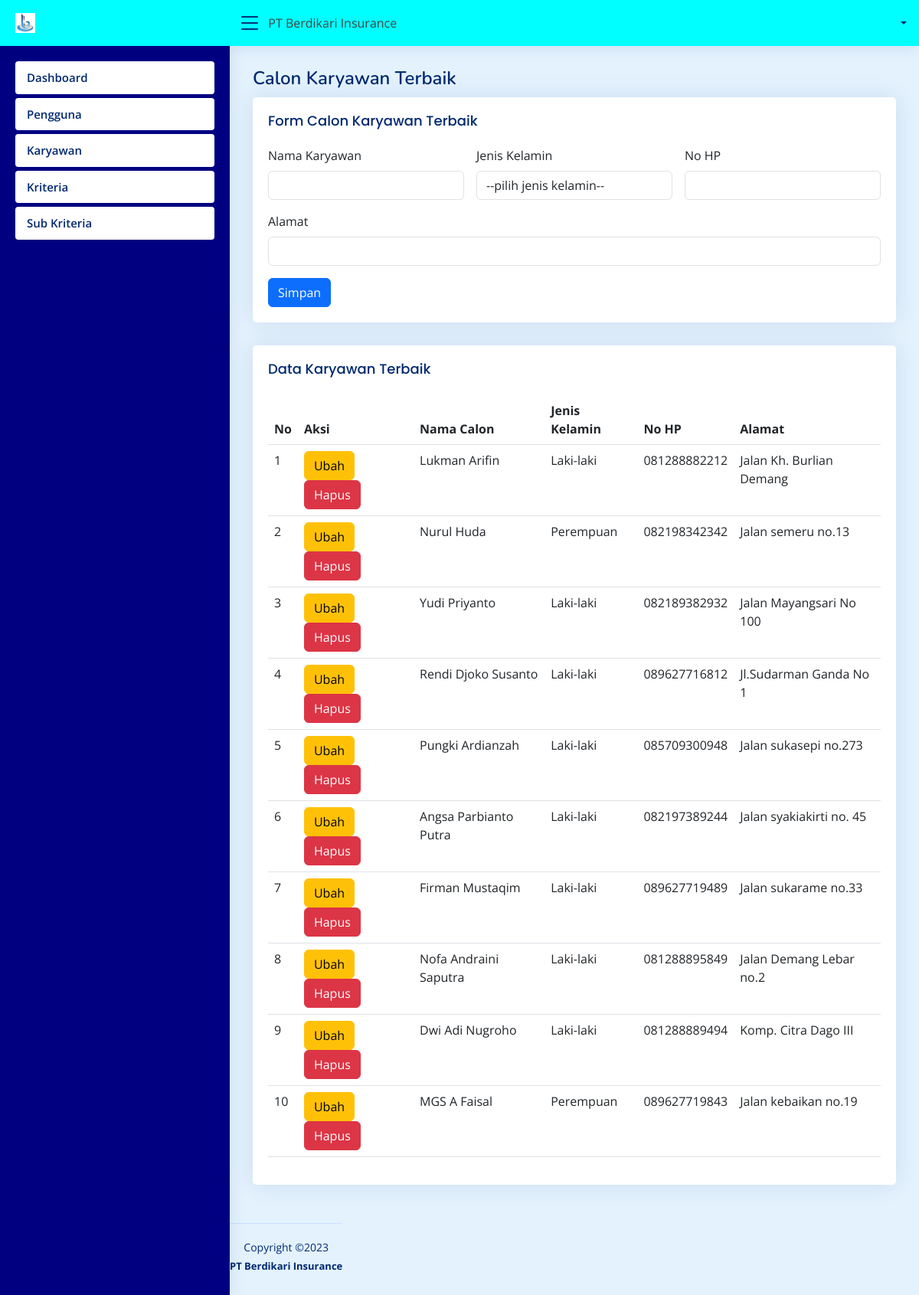
Page /admin/karyawan.php on the committed database.
### tables this page shows
CREATE TABLE `karyawan` (
  `id_karyawan` int(11) NOT NULL,
  `nama_calon` varchar(35) NOT NULL,
  `jenis_kelamin` enum('Laki-laki','Perempuan') NOT NULL,
  `no_hp` varchar(15) NOT NULL,
  `alamat` text NOT NULL
);

### koneksi.php (called while the page is built, shortened)
<?php
$no = 1;
?>

### admin/karyawan.php (the view, shortened to what this page needs)
<?php require_once "header.php";
?>
  <main id="main" class="main">
    <div class="pagetitle">
      <h1>Calon Karyawan Terbaik</h1>
    </div>
    <section class="section">
      <div class="row">
        <div class="col-lg-12">
          <div class="card">
            <div class="card-body">
              <h5 class="card-title">Form Calon Karyawan Terbaik</h5>
              <form class="row g-3" method="POST">
                <div class="col-4">
                  <label class="form-label">Nama Karyawan</label>
                  <input type="text" name="nama_calon" class="form-control" value="<?php if(isset($_GET['ubah'])){ echo $data['nama_calon']; } ?>" placeholder="">
                </div>
                <div class="col-4">
                  <label class="form-label">Jenis Kelamin</label>
                  <select name="jenis_kelamin" class="form-control" required>
                      <option value="">--pilih jenis kelamin--</option>
                  </select>
                </div>
                <div class="col-4">
                  <label class="form-label">No HP</label>
                  <input type="text" name="no_hp" class="form-control" value="<?php if(isset($_GET['ubah'])){ echo $data['no_hp']; } ?>" placeholder="">
                </div>
                <div class="col-12">
                  <label class="form-label">Alamat</label>
                  <input type="text" name="alamat" class="form-control" value="<?php if(isset($_GET['ubah'])){ echo $data['alamat']; } ?>" placeholder="">
                </div>
                <div class="text-lef">
                  <button type="submit" name="<?php if(isset($_GET['ubah'])){ echo "ubah"; }else{ echo "simpan"; } ?>" class="btn btn-primary">Simpan</button>
                </div>
              </form>
            </div>
          </div>
        </div>
        <div class="col-lg-12">
          <div class="card">
            <div class="card-body">
              <h5 class="card-title">Data Karyawan Terbaik</h5>
              <table class="table datatable">
                <thead>
                  <tr>
                    <th scope="col">No</th>
                    <th scope="col">Aksi</th>
                    <th scope="col">Nama Calon</th>
                    <th scope="col">Jenis Kelamin</th>
                    <th scope="col">No HP</th>
                    <th scope="col">Alamat</th>
                  </tr>
                </thead>
                <tbody>
                  <?php
                  $sql = mysqli_query($k, "SELECT * FROM karyawan");
                  while($data = mysqli_fetch_array($sql)){
                  ?>
                  <tr>
                    <td scope="row"><?= $no++; ?></td>
                    <td scope="row">
                      <a href="?ubah&id_karyawan=<?= $data['id_karyawan'] ?>"><button class="btn btn-warning">Ubah</button></a>
                      <a href="?hapus&id_karyawan=<?= $data['id_karyawan'] ?>" onclick="return confirm('Hapus?')"><button class="btn btn-danger">Hapus</button></a>
                    </td>
                    <td scope="row"><?= $data['nama_calon']; ?></td>
                    <td scope="row"><?= $data['jenis_kelamin']; ?></td>
                    <td scope="row"><?= $data['no_hp']; ?></td>
                    <td scope="row"><?= $data['alamat']; ?></td>
                  </tr>
                  <?php } ?>
                </tbody>
              </table>
            </div>
          </div>
        </div>
      </div>
    </section>
  </main>
<?php require_once "footer.php";

### admin/header.php (shortened to what this page needs)
<?php require_once "../koneksi.php"; ?>
<!DOCTYPE html>
<html lang="en">
<head>
  <link href="../assets/vendor/bootstrap/css/bootstrap.min.css" rel="stylesheet">
  <link href="../assets/vendor/bootstrap-icons/bootstrap-icons.css" rel="stylesheet">
  <link href="../assets/vendor/boxicons/css/boxicons.min.css" rel="stylesheet">
  <link href="../assets/vendor/quill/quill.snow.css" rel="stylesheet">
  <link href="../assets/vendor/quill/quill.bubble.css" rel="stylesheet">
  <link href="../assets/vendor/remixicon/remixicon.css" rel="stylesheet">
  <link href="../assets/vendor/simple-datatables/style.css" rel="stylesheet">
  <link href="../assets/css/style.css" rel="stylesheet">
</head>
<body>
  <nav class="navbar navbar-light" style="background-color: #e3f2fd;">
  <header id="header" class="header fixed-top d-flex align-items-center"style="background-color: aqua">
    <div class="d-flex align-items-center justify-content-between">
      <a href="index.html" class="logo d-flex align-items-center">
        <img src="../assets/img/logo-berdikari.png" alt="">
      </a>
      <i class="bi bi-list toggle-sidebar-btn"></i> &nbsp PT Berdikari Insurance
    </div>
    <nav class="header-nav ms-auto">
      <ul class="d-flex align-items-center">
        <li class="nav-item dropdown pe-3">
          <a class="nav-link nav-profile d-flex align-items-center pe-0" href="#" data-bs-toggle="dropdown">
            <span class="d-none d-md-block dropdown-toggle ps-2"><?= $_SESSION['nama'] ?></span>
          </a>
        </li>
      </ul>
    </nav>
  </header>
  <aside id="sidebar" class="sidebar"style="background-color:navy">
    <ul class="sidebar-nav" id="sidebar-nav" >
      <li class="nav-item">
        <a class="nav-link collapsed" href="index.php">
          <span>Dashboard</span>
        </a>
      </li>
      <li class="nav-item">
        <a class="nav-link collapsed" href="pengguna.php">
          <span>Pengguna</span>
        </a>
      </li>
      <li class="nav-item">
        <a class="nav-link collapsed" href="karyawan.php">
          <span>Karyawan</span>
        </a>
      </li>
      <li class="nav-item">
        <a class="nav-link collapsed" href="kriteria.php">
          <span>Kriteria</span>
        </a>
      </li>
      <li class="nav-item">
        <a class="nav-link collapsed" href="sub_kriteria.php">
          <span>Sub Kriteria</span>
        </a>
      </li>
    </ul>
  </aside>

### admin/footer.php (shortened to what this page needs)
<footer id="footer" class="footer">
    <div class="copyright">
    Copyright &copy;2023
    </div>
    <div class="credits">
      <strong><span>PT Berdikari Insurance</span></strong>
    </div>
  </footer>
</body>
</html>

### assets/css/style.css (style rules this page uses)
:root { scroll-behavior: smooth; }
body { font-family: "Open Sans", sans-serif; background: #f6f9ff; color: #444444; }
a { color: #4154f1; text-decoration: none; }
h1, h2, h3, h4, h5, h6 { font-family: "Nunito", sans-serif; }
#main { margin-top: 60px; padding: 20px 30px; transition: all 0.3s; }
.pagetitle { margin-bottom: 10px; }
.pagetitle h1 { font-size: 24px; margin-bottom: 0; font-weight: 600; color: #012970; }
.card { margin-bottom: 30px; border: none; border-radius: 5px; box-shadow: 0px 0 30px rgba(1, 41, 112, 0.1); }
.card-title { padding: 20px 0 15px 0; font-size: 18px; font-weight: 500; color: #012970; font-family: "Poppins", sans-serif; }
.card-body { padding: 0 20px 20px 20px; }
.logo { line-height: 1; }
@media (min-width: 1200px) { .logo { width: 280px; } }
.logo img { max-height: 26px; margin-right: 6px; }
.header { transition: all 0.5s; z-index: 997; height: 60px; box-shadow: 0px 2px 20px rgba(1, 41, 112, 0.1); background-color: #fff; padding-left: 20px; }
.header .toggle-sidebar-btn { font-size: 32px; padding-left: 10px; cursor: pointer; color: #012970; }
.header-nav ul { list-style: none; }
.header-nav>ul { margin: 0; padding: 0; }
.header-nav .nav-profile { color: #012970; }
.header-nav .nav-profile span { font-size: 14px; font-weight: 600; }
.sidebar { position: fixed; top: 60px; left: 0; bottom: 0; width: 300px; z-index: 996; transition: all 0.3s; padding: 20px; overflow-y: auto; scrollbar-width: thin; scrollbar-color: #aab7cf transparent; box-shadow: 0px 0px 20px rgba(1, 41, 112, 0.1); background-color: #fff; }
@media (min-width: 1200px) { #main, #footer { margin-left: 300px; } }
.sidebar-nav { padding: 0; margin: 0; list-style: none; }
.sidebar-nav li { padding: 0; margin: 0; list-style: none; }
.sidebar-nav .nav-item { margin-bottom: 5px; }
.sidebar-nav .nav-link { display: flex; align-items: center; font-size: 15px; font-weight: 600; color: #4154f1; transition: 0.3; background: #f6f9ff; padding: 10px 15px; border-radius: 4px; }
.sidebar-nav .nav-link.collapsed { color: #012970; background: #fff; }
.footer { padding: 20px 0; font-size: 14px; transition: all 0.3s; border-top: 1px solid #cddfff; }
.footer .copyright { text-align: center; color: #012970; }
.footer .credits { padding-top: 5px; text-align: center; font-size: 13px; color: #012970; }

### rows in the picture
karyawan: nama_calon "Lukman Arifin", jenis_kelamin "Laki-laki", no_hp "081288882212", alamat "Jalan Kh. Burlian Demang"
karyawan: nama_calon "Nurul Huda", jenis_kelamin "Perempuan", no_hp "082198342342", alamat "Jalan semeru no.13"
karyawan: nama_calon "Yudi Priyanto", jenis_kelamin "Laki-laki", no_hp "082189382932", alamat "Jalan Mayangsari No 100"
karyawan: nama_calon "Rendi Djoko Susanto", jenis_kelamin "Laki-laki", no_hp "089627716812", alamat "Jl.Sudarman Ganda No 1"
karyawan: nama_calon "Pungki Ardianzah", jenis_kelamin "Laki-laki", no_hp "085709300948", alamat "Jalan sukasepi no.273"
karyawan: nama_calon "Angsa Parbianto Putra", jenis_kelamin "Laki-laki", no_hp "082197389244", alamat "Jalan syakiakirti no. 45"
karyawan: nama_calon "Firman Mustaqim", jenis_kelamin "Laki-laki", no_hp "089627719489", alamat "Jalan sukarame no.33"
karyawan: nama_calon "Nofa Andraini Saputra", jenis_kelamin "Laki-laki", no_hp "081288895849", alamat "Jalan Demang Lebar no.2"
karyawan: nama_calon "Dwi Adi Nugroho", jenis_kelamin "Laki-laki", no_hp "081288889494", alamat "Komp. Citra Dago III"
karyawan: nama_calon "MGS A Faisal", jenis_kelamin "Perempuan", no_hp "089627719843", alamat "Jalan kebaikan no.19"
